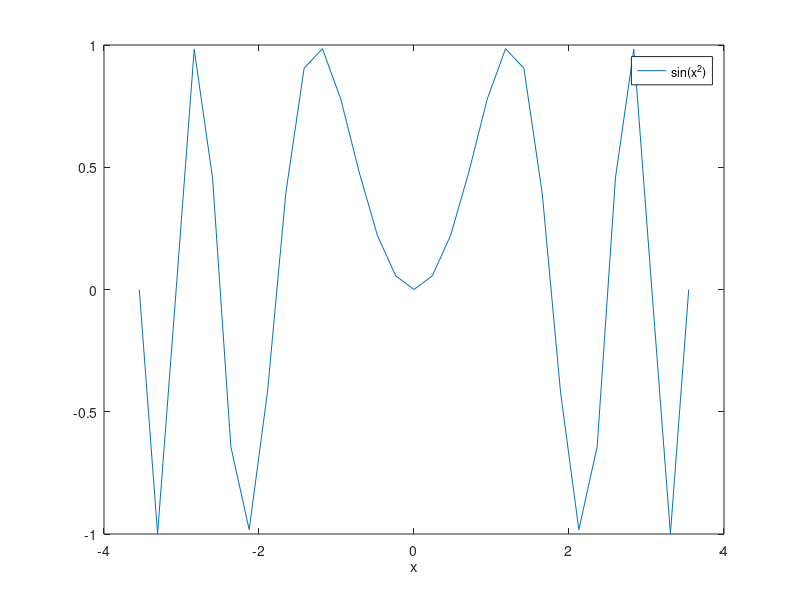
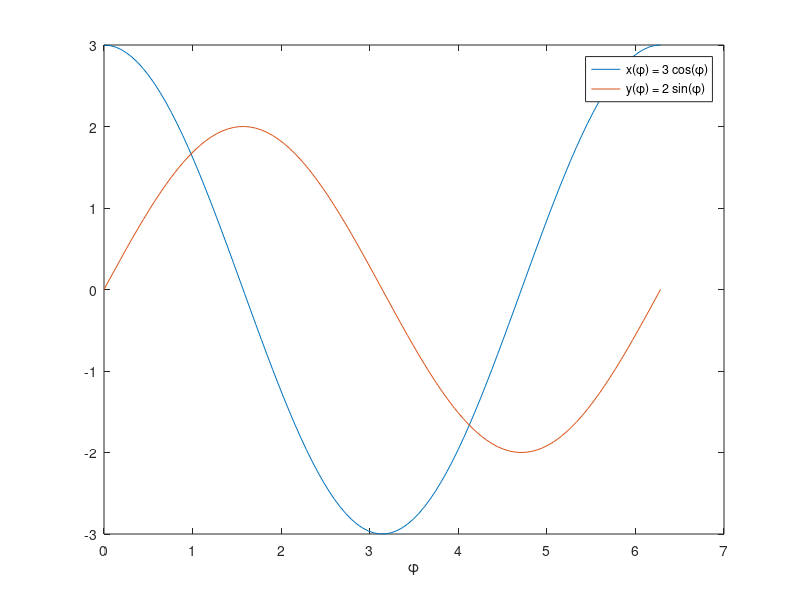
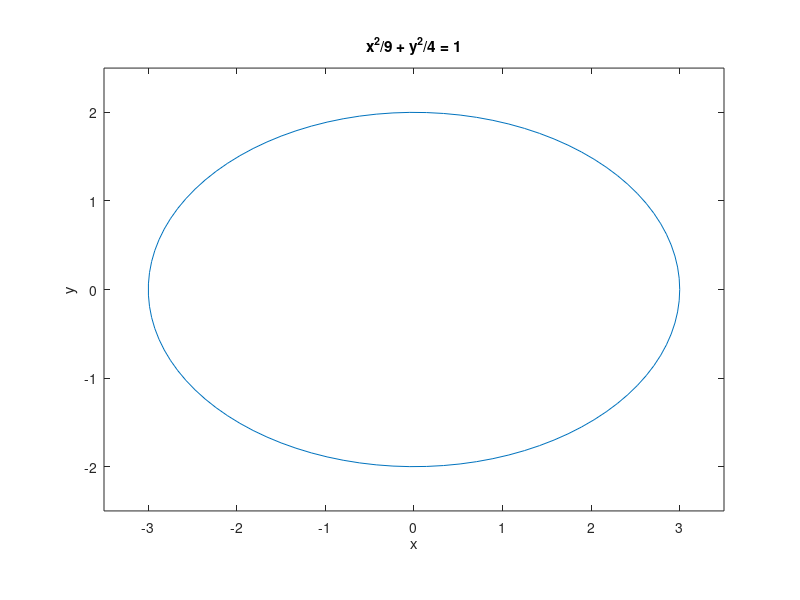

Write MATLAB code to recreate these figures, in order. (Note: this script raises an error after producing the figures.)
%% Графики функций от двух переменных: на сетке и без

%% Анонимная функция
% В MATLAB можно создать "анонимную функцию", см. 
% <https://ch.mathworks.com/help/releases/R2021b/matlab/matlab_prog/anonymous-functions.html Anonimous Function>
% 
% Это функция, которая не сохраняется в отдельном файле |.m|, а сохраняется
% в переменной с типом |function_handle|. Она может принимать множество
% аргуметов и возвращать несколько значений.
% 
% Тело такой функции должно быть одной выполняемой командой (вычилением).
% 
% Например, создадим ананоимную функцию, которая вычисляет $\sin(x^2)$ в
% заданной точке.
f = @(x) sin(x.^2);
[f(0), f(sqrt(pi/2)), f(2)]

%%
% Теперь создадим равномерную сетку на отрезке $[-\sqrt{4\pi},
% \sqrt{4\pi}]$ и построим график функции |f|.
x = linspace(-sqrt(4*pi), sqrt(4*pi), 31);
figure(1);
plot(x, f(x));
legend('sin(x^2)');
xlabel('x');

%%%
% Как мы видим, результат сильно зависит от плотности сетки. Чем больше
% точек мы задаем в параметре |linspace|, тем более гладкий график.

%% Функция, зависящая от параметра
% Пусть необходимо изобразить эллипс
% 
% $\frac{x^2}{9} + \frac{y^2}{4} = 1$
% 
% Для начала параметризуем его
% 
% $x = 3 \cos(\phi), \quad y = 2 \sin(\phi),$
% 
% и изобразим отдельно зависимость |x| и |y| от параметра $\phi \in [0,
% 2\pi]$.
phi = linspace(0, 2*pi);
x = 3 * cos(phi);
y = 2 * sin(phi);

figure(2);
plot(phi, x); hold on;
plot(phi, y); hold off;
legend('x(\phi) = 3 cos(\phi)', 'y(\phi) = 2 sin(\phi)');
xlabel('\phi');

%%%
% По отдельности эти две кривиые ничего не значят...

%%
% Но если нарисовать эти две кривые вмсете, они показывают наш эллипс.
figure(3);
plot(x, y);
axis([-3.5 3.5 -2.5 2.5]); 
axis('equal');  % Одинаковый масштаб по обеим осям
xlabel('x');
ylabel('y');
title('x^2/9 + y^2/4 = 1');

%%
% Аналогичный способ через анаонимные функции и функцию 
% <https://ch.mathworks.com/help/matlab/ref/fplot.html fplot>.
xt = @(t) 3*cos(t);
yt = @(t) 2*sin(t);

figure(4);
fplot(xt,yt, [0 2*pi]);
xlabel('x');
ylabel('y');
axis([-3.5 3.5 -2.5 2.5]); 

%% Рисуем функции без сетки
% Нарисуем график функции 
% 
% $f(x) = e^{-|x|}$
% 
% без использования сетки. Для этого воспользуемся функцией
% <https://www.mathworks.com/help/releases/R2020b/matlab/ref/fplot.html
% fplot>, которая строит график адаптивынм методом, т.е. сама подбирает
% точность сетки в зависимости от текущего масштаба.
f = @(x) exp(-abs(x));
figure(5);
fplot(f);
ylim([0, 1])
legend('e^{-|x|}');
xlabel('x');


%% Функция двух переменных на сетке
% Чтобы создать сетку на плоскости, можно использовать
% <https://ch.mathworks.com/help/releases/R2021b/matlab/ref/meshgrid.html
% meshgrid>. Первый аргумент - вектор значений по X, второй аргумент - по
% Y.
[x, y] = meshgrid(1:3, 4:6);

%%%
z = x + 1i*y;
disp(z);

%%
% Изобразим изолинии функции, например, $f(x,y) = y - x$ с помощью
% <https://ch.mathworks.com/help/releases/R2021b/matlab/ref/contour.html
% contour>.
f = y - x;
figure(6);
contour(x, y, f);

%%
% Чтобы приукрасить наш график, заполним пустоты (другой тип функционала
% изолиний) схожей функцией
% <https://ch.mathworks.com/help/releases/R2021b/matlab/ref/contourf.html
% contourf>, нарисуем сами изолинии, наример, крсаной пунктирной линией |'--r'|,
% сделаем их толще |'LineWidth'|, и добавим к ним подпись |'ShowText'|.
contourf(x, y, f, '--r', 'ShowText', 'on', 'LineWidth', 1.6);
xlabel('x');
ylabel('y');
title('f(x, y) = y - x');

%%
% Пример для более сложной функции 
% 
% $f(x, y) = x \sin(y) - y \cos(x).$
% 
% Здесь мы нарисуем только те линии уровня, которые отвечают значениям 0,
% 2, 4 и 6.
[x, y] = meshgrid(linspace(-2*pi, 2*pi, 101), linspace(-2*pi, 2*pi, 101));
f = x.*sin(y) - y.*cos(x);

figure(7);
contour(x, y, f, [0 2 4 6], 'ShowText', 'on');
xlabel('x');
ylabel('y');
title('$f(x, y) = x \sin(y) - y \cos(x)$', 'Interpreter', 'latex');

%% Создание комплексной сетки
% Чтобы создать сетку на комплексной плоскости, создадим сначала сетку из
% вещественных и мнимых компонент:

x = linspace(-2, 2, 3);
y = linspace(-1.5, 1.5, 3);
[x, y] = meshgrid(x, y)

%%%
% А теперь создадим из этого комплексные числа
z = complex(x, y)

%%
% Теперь можно проверить условие принадлежности комплексных чисел к области
% (например, окружность с центром в нуле и радиусом 1):

x = linspace(-2, 2, 101);
y = linspace(-1.5, 1.5, 101);
[x, y] = meshgrid(x, y);
z = complex(x, y);

ind_incircle = abs(z) < 1;

%%%
% Нарисуем те числа, которые удовлетворяют данному условию:
z_incircle = z(ind_incircle);

figure(1)
plot(z_incircle, '.r')

%% Изображение окружности на комплексной плоскости
% Изобразим границу области $|z| < 1$. Любое комплексное число можно
% представить в виде
% 
% $$z = r \cdot e^{i\phi},$$
% 
% где $r =$ |abs(z)| - модуль комплексного числа; $\phi$ = |angle(z)| 
% угол. Таким образом, модуль границы есть единица, а угол изменяется от
% нуля до |2*pi|.
%
% Один из примеров как можно нарисовать функцию
% (<https://ch.mathworks.com/help/releases/R2021b/matlab/matlab_prog/creating-a-function-handle.html function handle>)
% , заданную параметрически, т.е. $x \equiv x(\phi),\, y \equiv y(\phi)$, см. 
% <https://ch.mathworks.com/help/releases/R2021b/matlab/ref/fplot.html#d123e456112 fplot>

figure(1)
hold on;
fplot(@(phi) cos(phi), @(phi) sin(phi), [0, 2*pi], ...
    LineWidth = 1.5, Color = 'red')
hold off;
axis equal
xlabel('Real(z)');
ylabel('Imag(z)');
legend('$z$', '$|z| = 1$', Interpreter = 'latex', FontSize = 14)

%% Функция двух переменных без сетки
% Данный пример оставлен для самостоятельного изучения. Смотри
% документацию
% <https://ch.mathworks.com/help/releases/R2021b/matlab/ref/fcontour.html fcontour>.
% 
f = @(x,y) 3*(1-x).^2.*exp(-(x.^2)-(y+1).^2)...
    - 10*(x/5 - x.^3 - y.^5).*exp(-x.^2-y.^2)...
    - 1/3*exp(-(x+1).^2 - y.^2);

figure(8);
fcontour(f, [-3 3], ...
    '-k', 'MeshDensity', 171, 'Fill', 1, 'LevelStep', 1);

ylabel('$y$', 'Interpreter', 'latex', 'FontSize', 16);
xl = xlabel('$x$'); 
xl.Interpreter = 'latex'; xl.FontSize = 16;

title({'$f(x, y) = 3(1-x)^2 \, e^{-(x^2)-(y+1)^2} -$', ...
    '$- 10(\frac{x}{5} - x^3 - y^5) \, e^{-x^2-y^2} - \frac{1}{3} \, e^{-(x+1)^2 - y^2}$'},...
    'Interpreter', 'latex', 'FontSize', 14);
